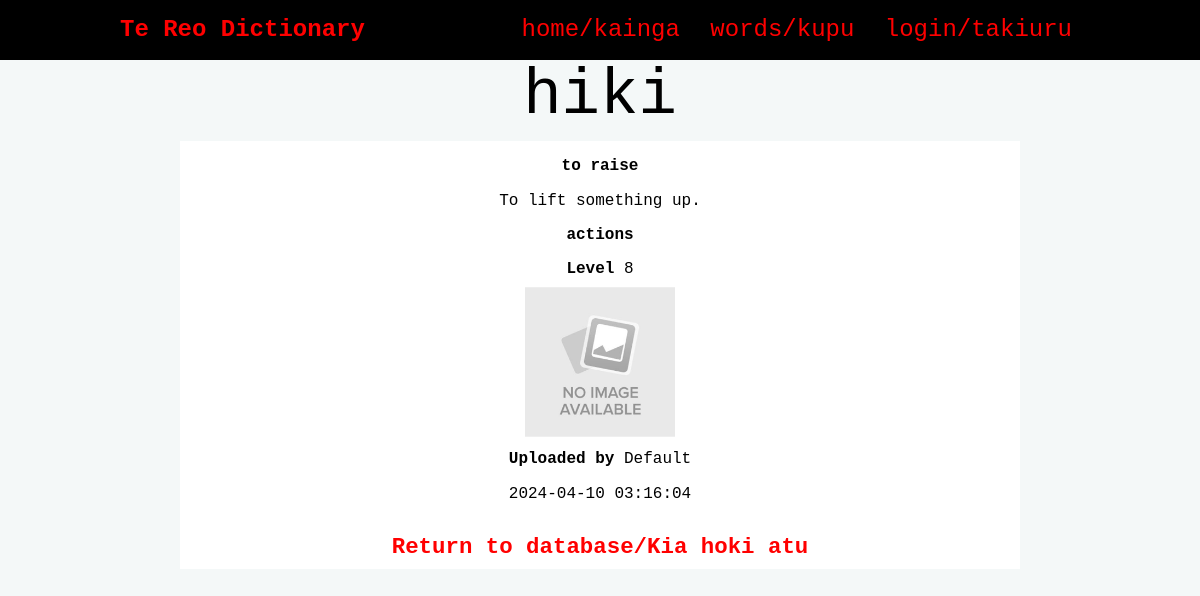
/entry/4, run on the app's committed database.
### tables this page shows
CREATE TABLE "entries"
(
    id          integer                            not null
        primary key autoincrement
        unique,
    maori       varchar(85)                        not null,
    english     varchar(40)                        not null,
    definition  varchar(300) default 'Pending',
    level       tinyint                            not null,
    image       varchar(15)  default 'noimage.png' not null,
    category_id integer                            not null
        constraint entries_category_id_fk
            references categories,
    user_id     integer      default 1
        constraint entries_user_id_fk
            references users,
    date        datetime     default current_timestamp
);

CREATE TABLE "categories"
(
    id      integer                            not null
        primary key autoincrement
        unique,
    name    varchar(40)                        not null
        unique,
    user_id integer  default 1
        constraint categories_user_id__fk
            references users,
    date    datetime default current_timestamp not null
);

CREATE TABLE "users"
(
    id       integer      not null
        primary key autoincrement
        unique,
    email    varchar(320) not null
        unique,
    password varchar(60)  not null,
    f_name   varchar(40)  not null,
    l_name   varchar(40)  not null,
    type     tinyint default 0
);

### app.py (the view)
@app.route('/entry/<entry_id>')
def render_entry(entry_id):
    con = connect(DATABASE)
    cur = con.cursor()
    query = "SELECT entries.id, entries.maori, entries.english, entries.definition, entries.level, categories.name, " \
            "entries.image, users.f_name, users.l_name, entries.date " \
            "FROM entries " \
            "INNER JOIN categories ON entries.category_id=categories.id " \
            "INNER JOIN users ON entries.user_id=users.id " \
            "WHERE entries.id=?"
    cur.execute(query, (entry_id,))
    entry_info = cur.fetchone()  # stores information on the entry with the matching entry id
    con.close()
    if not entry_info:
        return redirect("/no_results")
    return render_template('entry.html', entry=entry_info)

### app.py (called while the page is built)
def connect(db_file):
    try:
        connection = sqlite3.connect(db_file)
        return connection
    except sqlite3.Error as e:
        print(e)
    return None

@app.context_processor
def logged_in_context_processor():
    return dict(logged_in=logged_in)

def logged_in():
    if session.get("user_id"):
        return True
    else:
        return False

@app.context_processor
def is_admin_context_processor():
    return dict(is_admin=is_admin)

def is_admin():
    if logged_in() and session.get("type") == 1:
        return True
    else:
        return False

### templates/entry.html (shortened to what this page needs)
{% extends "base.html" %}
{% block pageheading %}{{ entry[1] }}{% endblock %}
{% block main %}
    <div class="big-entry-box">
        <p class="entry-box-heading"><strong>{{ entry[2] }}</strong></p>
        <p class="entry-box-info">{{ entry[3] }}</p>
        <p class="entry-box-info"><strong>{{ entry[5] }}</strong></p>
        <p class="entry-box-info"><strong>Level </strong>{{ entry[4] }}</p>
        <img class="entry-box-image" src="/static/images/{{ entry[6] }}">
        <p class="entry-box-info"><strong>Uploaded by </strong>{{ entry[7] }} {{ entry[8] }}</p>
        <p class="entry-box-info">{{ entry[9] }}</p>
        <h4><a href="/database/-1">Return to database/Kia hoki atu</a></h4>
    </div>
{% endblock %}

### static/style.css (style rules this page uses)
:root { --red: #FF0000; --dark-red: #a00808; --white: #FFFFFF; --light-gray: #F4F8F8; --gray: #c8caca; --dark-gray: #959696; --black: #000000; }
* { font-family: 'Monaco', monospace; padding: 0; margin: 0; box-sizing: border-box; }
html, body { background-color: var(--light-gray); overflow-x: hidden; }
img { max-width: 100%; }
h4 { font-size: 1.4rem; text-align: center; margin: 1.5rem 0 0 0; }
a, a:visited { color: var(--red); text-decoration: none; }
.big-entry-box { text-align: center; width: 100%; background: var(--white); border: 0 solid var(--gray); color: var(--black); margin-top: 0.5rem; padding: 0.5rem; }
.entry-box-heading { padding: 0.5rem; }
.entry-box-image { height: 150px; overflow: hidden; }
.entry-box-info { padding: 0.5rem; max-width: 100%; word-wrap: break-word; }

### data on the page
entries: maori "hiki", english "to raise", definition "To lift something up.", level "8", image (placeholder picture), date "2024-04-10 03:16:04"
categories: name "actions"
users: f_name "Default"
